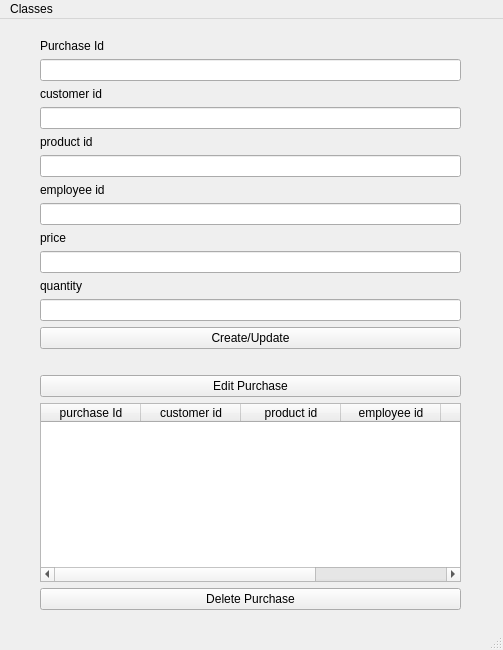
<?xml version="1.0" encoding="UTF-8"?>
<ui version="4.0">
 <class>MainWindow</class>
 <widget class="QMainWindow" name="MainWindow">
  <property name="geometry">
   <rect>
    <x>0</x>
    <y>0</y>
    <width>503</width>
    <height>650</height>
   </rect>
  </property>
  <property name="windowTitle">
   <string>MainWindow</string>
  </property>
  <widget class="QWidget" name="centralwidget">
   <widget class="QWidget" name="gridLayoutWidget">
    <property name="geometry">
     <rect>
      <x>20</x>
      <y>20</y>
      <width>461</width>
      <height>571</height>
     </rect>
    </property>
    <layout class="QGridLayout" name="gridLayout">
     <item row="0" column="1">
      <layout class="QVBoxLayout" name="verticalLayout">
       <item>
        <widget class="QLabel" name="label1">
         <property name="text">
          <string>Purchase Id</string>
         </property>
        </widget>
       </item>
       <item>
        <widget class="QLineEdit" name="purchase_Id"/>
       </item>
       <item>
        <widget class="QLabel" name="label1_2">
         <property name="text">
          <string>customer id</string>
         </property>
        </widget>
       </item>
       <item>
        <widget class="QLineEdit" name="purchase_customerId"/>
       </item>
       <item>
        <widget class="QLabel" name="label1_3">
         <property name="text">
          <string>product id</string>
         </property>
        </widget>
       </item>
       <item>
        <widget class="QLineEdit" name="purchase_productId"/>
       </item>
       <item>
        <widget class="QLabel" name="label1_4">
         <property name="text">
          <string>employee id</string>
         </property>
        </widget>
       </item>
       <item>
        <widget class="QLineEdit" name="purchase_employeeId"/>
       </item>
       <item>
        <widget class="QLabel" name="label1_5">
         <property name="text">
          <string>price</string>
         </property>
        </widget>
       </item>
       <item>
        <widget class="QLineEdit" name="purchase_price"/>
       </item>
       <item>
        <widget class="QLabel" name="label1_6">
         <property name="text">
          <string>quantity</string>
         </property>
        </widget>
       </item>
       <item>
        <widget class="QLineEdit" name="purchase_quantity"/>
       </item>
       <item>
        <widget class="QPushButton" name="createPurchase">
         <property name="text">
          <string>Create/Update</string>
         </property>
        </widget>
       </item>
       <item>
        <spacer name="horizontalSpacer">
         <property name="orientation">
          <enum>Qt::Horizontal</enum>
         </property>
         <property name="sizeHint" stdset="0">
          <size>
           <width>40</width>
           <height>20</height>
          </size>
         </property>
        </spacer>
       </item>
       <item>
        <widget class="QPushButton" name="editPurchase">
         <property name="text">
          <string>Edit Purchase</string>
         </property>
        </widget>
       </item>
       <item>
        <widget class="QTableWidget" name="PurchasesTable">
         <column>
          <property name="text">
           <string>purchase Id</string>
          </property>
         </column>
         <column>
          <property name="text">
           <string>customer id</string>
          </property>
         </column>
         <column>
          <property name="text">
           <string>product id</string>
          </property>
         </column>
         <column>
          <property name="text">
           <string>employee id</string>
          </property>
         </column>
         <column>
          <property name="text">
           <string>price</string>
          </property>
         </column>
         <column>
          <property name="text">
           <string>quantity</string>
          </property>
         </column>
        </widget>
       </item>
       <item>
        <widget class="QPushButton" name="deletePurchase">
         <property name="text">
          <string>Delete Purchase</string>
         </property>
        </widget>
       </item>
      </layout>
     </item>
     <item row="0" column="2">
      <spacer name="verticalSpacer_2">
       <property name="orientation">
        <enum>Qt::Vertical</enum>
       </property>
       <property name="sizeHint" stdset="0">
        <size>
         <width>20</width>
         <height>40</height>
        </size>
       </property>
      </spacer>
     </item>
     <item row="0" column="0">
      <spacer name="verticalSpacer">
       <property name="orientation">
        <enum>Qt::Vertical</enum>
       </property>
       <property name="sizeHint" stdset="0">
        <size>
         <width>20</width>
         <height>40</height>
        </size>
       </property>
      </spacer>
     </item>
    </layout>
   </widget>
  </widget>
  <widget class="QMenuBar" name="menubar">
   <property name="geometry">
    <rect>
     <x>0</x>
     <y>0</y>
     <width>503</width>
     <height>21</height>
    </rect>
   </property>
   <widget class="QMenu" name="menuClasses">
    <property name="title">
     <string>Classes</string>
    </property>
    <addaction name="actionClient"/>
    <addaction name="actionEmployee"/>
    <addaction name="actionProduct"/>
   </widget>
   <addaction name="menuClasses"/>
  </widget>
  <widget class="QStatusBar" name="statusbar"/>
  <action name="actionClient">
   <property name="text">
    <string>Client</string>
   </property>
  </action>
  <action name="actionEmployee">
   <property name="text">
    <string>Employee</string>
   </property>
  </action>
  <action name="actionProduct">
   <property name="text">
    <string>Product</string>
   </property>
  </action>
 </widget>
 <resources/>
 <connections/>
</ui>
